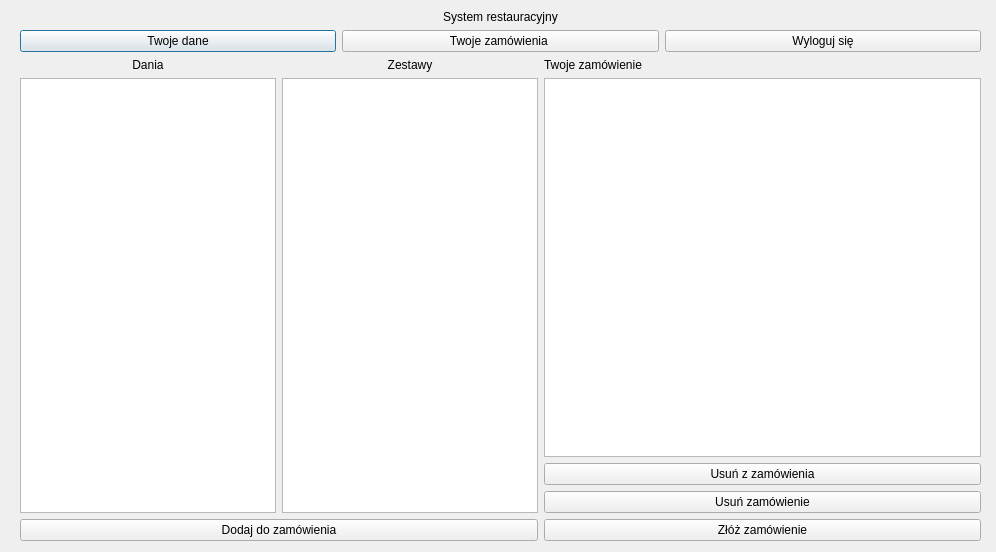
<?xml version="1.0" encoding="UTF-8"?>
<ui version="4.0">
 <class>MainWindowLoggedInClient</class>
 <widget class="QDialog" name="MainWindowLoggedInClient">
  <property name="geometry">
   <rect>
    <x>0</x>
    <y>0</y>
    <width>996</width>
    <height>552</height>
   </rect>
  </property>
  <property name="windowTitle">
   <string>Dialog</string>
  </property>
  <widget class="QWidget" name="">
   <property name="geometry">
    <rect>
     <x>20</x>
     <y>10</y>
     <width>961</width>
     <height>531</height>
    </rect>
   </property>
   <layout class="QVBoxLayout" name="verticalLayout_5">
    <item>
     <widget class="QLabel" name="label">
      <property name="text">
       <string>System restauracyjny</string>
      </property>
      <property name="alignment">
       <set>Qt::AlignCenter</set>
      </property>
     </widget>
    </item>
    <item>
     <layout class="QHBoxLayout" name="horizontalLayout">
      <item>
       <widget class="QPushButton" name="pushButton_yourData">
        <property name="text">
         <string>Twoje dane</string>
        </property>
       </widget>
      </item>
      <item>
       <widget class="QPushButton" name="pushButton_yourOrders">
        <property name="text">
         <string>Twoje zamówienia </string>
        </property>
       </widget>
      </item>
      <item>
       <widget class="QPushButton" name="pushButton_logOut">
        <property name="text">
         <string>Wyloguj się</string>
        </property>
       </widget>
      </item>
     </layout>
    </item>
    <item>
     <layout class="QHBoxLayout" name="horizontalLayout_3">
      <item>
       <layout class="QVBoxLayout" name="verticalLayout_3">
        <item>
         <layout class="QHBoxLayout" name="horizontalLayout_2">
          <item>
           <layout class="QVBoxLayout" name="verticalLayout">
            <item>
             <widget class="QLabel" name="label_2">
              <property name="text">
               <string>Dania</string>
              </property>
              <property name="alignment">
               <set>Qt::AlignCenter</set>
              </property>
             </widget>
            </item>
            <item>
             <widget class="QListWidget" name="listWidget_meals"/>
            </item>
           </layout>
          </item>
          <item>
           <layout class="QVBoxLayout" name="verticalLayout_2">
            <item>
             <widget class="QLabel" name="label_3">
              <property name="text">
               <string>Zestawy</string>
              </property>
              <property name="alignment">
               <set>Qt::AlignCenter</set>
              </property>
             </widget>
            </item>
            <item>
             <widget class="QListWidget" name="listWidget_mealsSet"/>
            </item>
           </layout>
          </item>
         </layout>
        </item>
        <item>
         <widget class="QPushButton" name="pushButton_addToOrder">
          <property name="text">
           <string>Dodaj do zamówienia</string>
          </property>
         </widget>
        </item>
       </layout>
      </item>
      <item>
       <layout class="QVBoxLayout" name="verticalLayout_4">
        <item>
         <widget class="QLabel" name="label_4">
          <property name="text">
           <string>Twoje zamówienie</string>
          </property>
         </widget>
        </item>
        <item>
         <widget class="QListWidget" name="listWidget_yourOrder"/>
        </item>
        <item>
         <widget class="QPushButton" name="pushButton_removeFromOrder">
          <property name="text">
           <string>Usuń z zamówienia</string>
          </property>
         </widget>
        </item>
        <item>
         <widget class="QPushButton" name="pushButton_removeOrder">
          <property name="text">
           <string>Usuń zamówienie</string>
          </property>
         </widget>
        </item>
        <item>
         <widget class="QPushButton" name="pushButton_confirmOrder">
          <property name="text">
           <string>Złóż zamówienie</string>
          </property>
         </widget>
        </item>
       </layout>
      </item>
     </layout>
    </item>
   </layout>
  </widget>
 </widget>
 <resources/>
 <connections/>
</ui>
